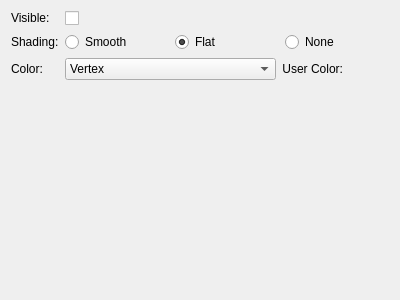
<?xml version="1.0" encoding="UTF-8"?>
<ui version="4.0">
 <class>vcl::qt::SurfaceFrame</class>
 <widget class="QFrame" name="vcl::qt::SurfaceFrame">
  <property name="geometry">
   <rect>
    <x>0</x>
    <y>0</y>
    <width>400</width>
    <height>300</height>
   </rect>
  </property>
  <property name="windowTitle">
   <string>Frame</string>
  </property>
  <layout class="QGridLayout" name="gridLayout">
   <item row="0" column="0">
    <widget class="QLabel" name="label">
     <property name="sizePolicy">
      <sizepolicy hsizetype="Fixed" vsizetype="Fixed">
       <horstretch>0</horstretch>
       <verstretch>0</verstretch>
      </sizepolicy>
     </property>
     <property name="text">
      <string>Visible:</string>
     </property>
    </widget>
   </item>
   <item row="3" column="1" colspan="3">
    <layout class="QHBoxLayout" name="horizontalLayout">
     <item>
      <widget class="QComboBox" name="colorComboBox">
       <property name="sizePolicy">
        <sizepolicy hsizetype="MinimumExpanding" vsizetype="Fixed">
         <horstretch>0</horstretch>
         <verstretch>0</verstretch>
        </sizepolicy>
       </property>
       <item>
        <property name="text">
         <string>Vertex</string>
        </property>
       </item>
       <item>
        <property name="text">
         <string>Face</string>
        </property>
       </item>
       <item>
        <property name="text">
         <string>Mesh</string>
        </property>
       </item>
       <item>
        <property name="text">
         <string>Vertex TexCoords</string>
        </property>
       </item>
       <item>
        <property name="text">
         <string>Wedge TexCoords</string>
        </property>
       </item>
       <item>
        <property name="text">
         <string>User</string>
        </property>
       </item>
      </widget>
     </item>
     <item>
      <widget class="QFrame" name="userColorFrame">
       <property name="frameShape">
        <enum>QFrame::Shape::NoFrame</enum>
       </property>
       <property name="frameShadow">
        <enum>QFrame::Shadow::Plain</enum>
       </property>
       <layout class="QHBoxLayout" name="horizontalLayout_2">
        <property name="leftMargin">
         <number>0</number>
        </property>
        <property name="topMargin">
         <number>0</number>
        </property>
        <property name="rightMargin">
         <number>0</number>
        </property>
        <property name="bottomMargin">
         <number>0</number>
        </property>
        <item>
         <widget class="QLabel" name="label_6">
          <property name="layoutDirection">
           <enum>Qt::LayoutDirection::LeftToRight</enum>
          </property>
          <property name="text">
           <string>User Color:</string>
          </property>
          <property name="alignment">
           <set>Qt::AlignmentFlag::AlignRight|Qt::AlignmentFlag::AlignTrailing|Qt::AlignmentFlag::AlignVCenter</set>
          </property>
         </widget>
        </item>
        <item>
         <widget class="QPushButton" name="colorDialogPushButton">
          <property name="autoFillBackground">
           <bool>true</bool>
          </property>
          <property name="text">
           <string/>
          </property>
          <property name="flat">
           <bool>true</bool>
          </property>
         </widget>
        </item>
       </layout>
      </widget>
     </item>
    </layout>
   </item>
   <item row="2" column="0">
    <widget class="QLabel" name="label_3">
     <property name="sizePolicy">
      <sizepolicy hsizetype="Fixed" vsizetype="Fixed">
       <horstretch>0</horstretch>
       <verstretch>0</verstretch>
      </sizepolicy>
     </property>
     <property name="text">
      <string>Shading:</string>
     </property>
    </widget>
   </item>
   <item row="2" column="2">
    <widget class="QRadioButton" name="shadingFlatRadioButton">
     <property name="text">
      <string>Flat</string>
     </property>
     <property name="checked">
      <bool>true</bool>
     </property>
     <attribute name="buttonGroup">
      <string notr="true">shadingButtonGroup</string>
     </attribute>
    </widget>
   </item>
   <item row="2" column="1">
    <widget class="QRadioButton" name="shadingSmoothRadioButton">
     <property name="text">
      <string>Smooth</string>
     </property>
     <attribute name="buttonGroup">
      <string notr="true">shadingButtonGroup</string>
     </attribute>
    </widget>
   </item>
   <item row="0" column="1" colspan="2">
    <widget class="QCheckBox" name="visibilityCheckBox">
     <property name="text">
      <string/>
     </property>
    </widget>
   </item>
   <item row="2" column="3">
    <widget class="QRadioButton" name="shadingNoneRadioButton">
     <property name="text">
      <string>None</string>
     </property>
     <attribute name="buttonGroup">
      <string notr="true">shadingButtonGroup</string>
     </attribute>
    </widget>
   </item>
   <item row="3" column="0">
    <widget class="QLabel" name="label_4">
     <property name="sizePolicy">
      <sizepolicy hsizetype="Fixed" vsizetype="Fixed">
       <horstretch>0</horstretch>
       <verstretch>0</verstretch>
      </sizepolicy>
     </property>
     <property name="text">
      <string>Color:</string>
     </property>
    </widget>
   </item>
   <item row="4" column="0">
    <spacer name="verticalSpacer">
     <property name="orientation">
      <enum>Qt::Orientation::Vertical</enum>
     </property>
     <property name="sizeHint" stdset="0">
      <size>
       <width>20</width>
       <height>40</height>
      </size>
     </property>
    </spacer>
   </item>
  </layout>
 </widget>
 <resources/>
 <connections/>
 <slots>
  <slot>onVisbililityChanged()</slot>
 </slots>
 <buttongroups>
  <buttongroup name="shadingButtonGroup"/>
 </buttongroups>
</ui>
